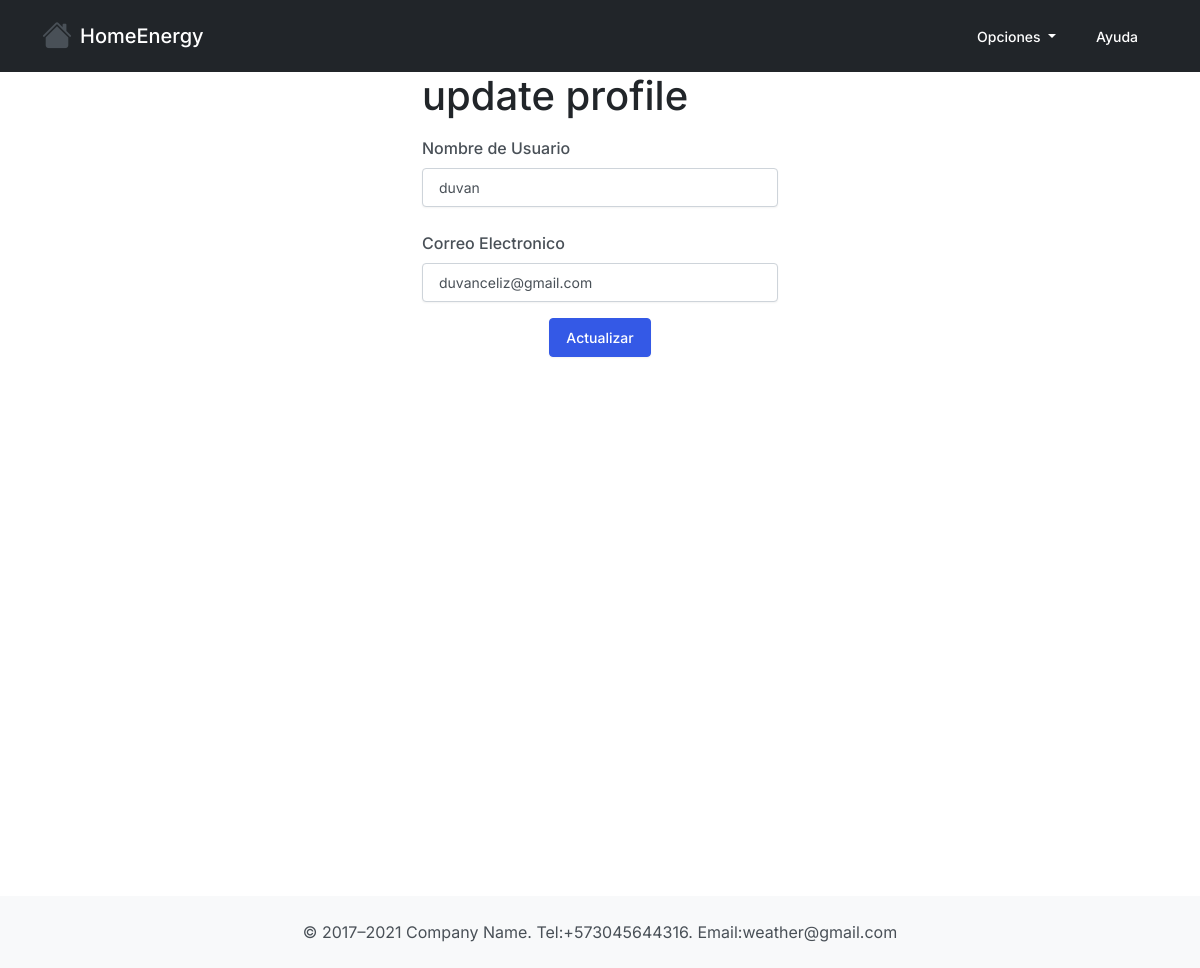
Before: /updateProfile (signed in) with the older database file.
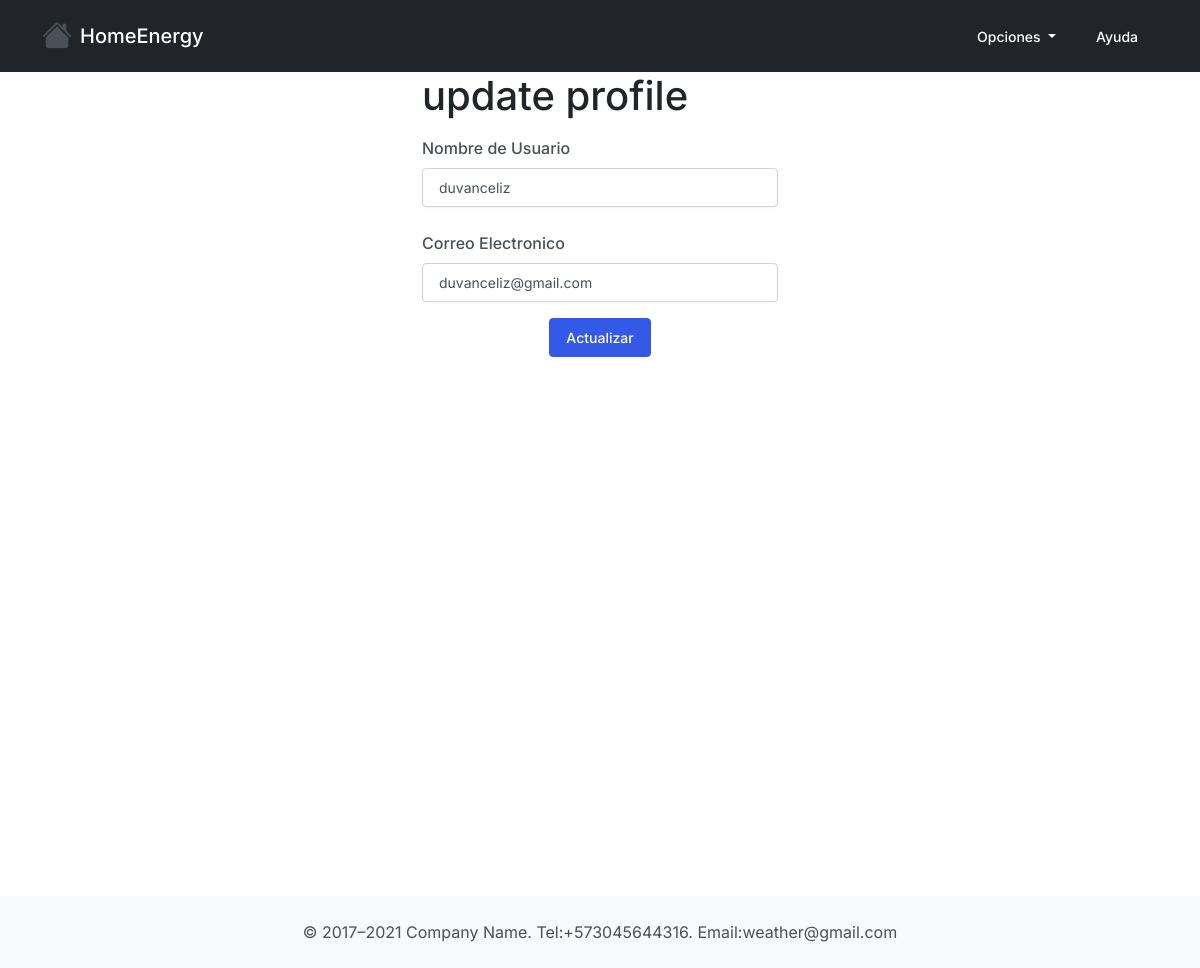
After: the same page with the newer database file.
### app/schemas/users.py (models this page shows, shortened)
class usuarios(UserMixin,db.Model):
    __tablename__='usuarios'
    id = db.Column(db.Integer,  primary_key = True)
    nombre = db.Column(db.String(50), unique= True,nullable=False)
    contraseña = db.Column(db.String(80),nullable=False)
    email = db.Column(db.String(50), unique=True,nullable=False)
    fecha = db.Column(db.DateTime, default = datetime.now)

### app/routes/__init__.py (the view)
@app.route('/updateProfile', methods=['GET'])
@login_required
def updateProfile():
    user = current_user
    return render_template('updateProfile.html', user=user)

### app/routes/__init__.py (called while the page is built)
@login_manager.user_loader
def load_user(user_id):
    return usuarios.query.get(int(user_id))

### app/templates/updateProfile.html (shortened to what this page needs)
{% extends 'layout.html' %} {% block body %}
<div class="container">
    <div class="row">
        <div class="col-md-4"></div>
        <div class="col-md-4">
            <h1>update profile</h1>
            <form action="{{url_for('updateProfile')}}" method="POST">
                <div class="mb-3">
                    <label for="nombreUsuario" class="form-label mt-2">Nombre de Usuario</label>
                    <input type="text" class="form-control" id="nombreUsuario" name="nombre" value="{{user.nombre}}">
                </div>
                <div class="mb-3">
                    <label for="email" class="form-label mt-2">Correo Electronico</label>
                    <input type="text" class="form-control" id="email" name='clave' value="{{user.email}}">
                </div>
                <div class="text-center">
                    <button type="submit" class="btn btn-primary" onclick="return verificar();">Actualizar</button>
                </div>
            </form>
        </div>
        <div class="col-md-4"></div>
    </div>
</div>
{% endblock %}

Changed rows visible on the page:
changed usuarios "duvanceliz@gmail.com": nombre "duvan" → "duvanceliz"
